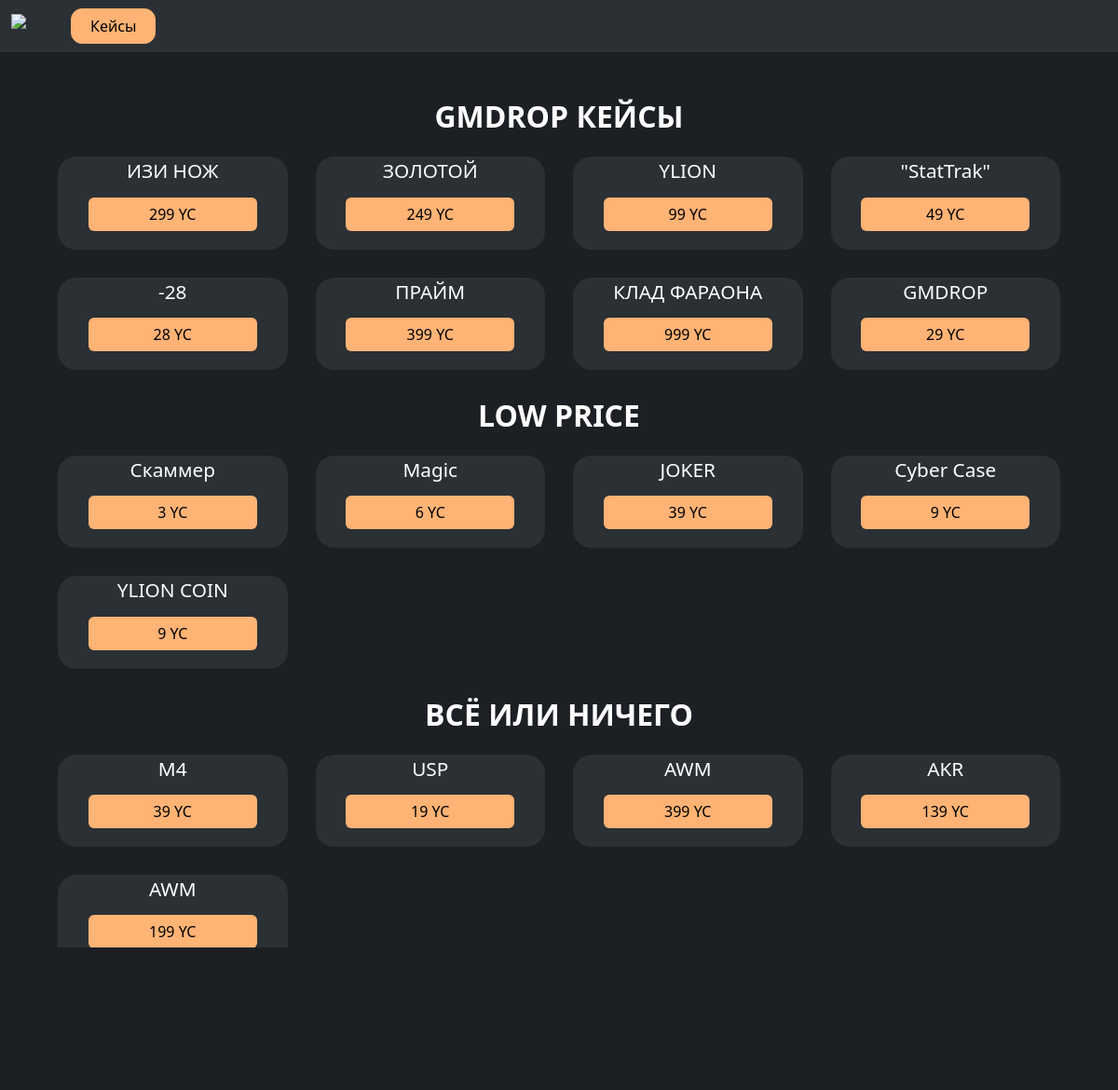
The page / on the database its author committed.
### case/models.py (models this page shows, shortened)
class Categories(models.Model):
    name = models.CharField(verbose_name="Название категории", max_length=200)
    position = models.IntegerField()
    cases_arr = models.JSONField()

class Case(models.Model):
    name = models.CharField(verbose_name="Название оружия", max_length=200)
    price = models.IntegerField()
    img = models.ImageField(upload_to='img/case/%Y-%m-%d/')
    weapons = models.JSONField()

### main/views.py (the view)
# urls.py: path('', home, name='home'),
def home(request):
    telegram_login_widget = create_redirect_login_widget(
        redirect_url, bot_name, size=LARGE, user_photo=DISABLE_USER_PHOTO
    )
    cat_1 = Categories.objects.all()
    num = 1
    cat_arr = []
    for cs in cat_1:
        cat = Categories.objects.filter(position=num)
        num += 1
        for c in cat:
            name = c.name
            cases = c.cases_arr
            cases_array = []
            for case in cases:
                cas = Case.objects.get(id=case['id'])
                cases_array.append({
                    'id': cas.id,
                    'name': cas.name,
                    "img": cas.img,
                    "price": cas.price,
                    'weapons': cas.weapons,
                })
            cat_arr.append({
                'id': c.id,
                'name': name,
                "cases_array": cases_array,
            })
    if request.user.is_authenticated:
        user = get_user(request)
        tg_user = UsersTelegram.objects.get(tg_id=int(user.username))
        response = requests.get(f'http://127.0.0.1:5000/get?username={tg_user.username}')
        res = response.json()
        balance = res['balance']
    else:
        tg_user = []
        balance = 0
    context = {'telegram_login_widget': telegram_login_widget, 'cases': cat_arr, 'tg_user': tg_user, 'balance': balance}
    return render(request, 'home.html', context=context)

### templates/home.html (shortened to what this page needs)
{% extends 'base.html' %}
{% load static %}
{% block container %}
<div class="container">
    <div class="block">
        {% for c in cases %}
            <h2 class="title">{{ c.name }}</h2>
            <div class="item-container">
                {% for w in c.cases_array %}
                    <a class="item" href="/case/{{ w.id }}">
                        <p class="name">{{ w.name }}</p>
                        <div class="btn price">{{ w.price }} YC</div>
                    </a>
                {% endfor %}
            </div>
        {% endfor %}
    </div>
</div>
{% endblock container %}

### static/styles/all.css (style rules this page uses)
.btn { background: #20c997; color: black; border: none; padding: 6px 20px; transition: background .2s ease-in-out !important; }
.block { margin-top: 1rem; padding: 10px 20px; }
.block .title { font-size: 2rem; text-align: center; color: white; font-weight: 700; text-transform: uppercase; }
.item-container { margin-top: 1.5rem; display: grid; grid-template-columns: 1fr 1fr 1fr 1fr; gap: 30px; margin-bottom: 30px; }
.item-container .item { display: flex; width: 100%; text-align: center; text-decoration: none; background-color: #2b3035; border-radius: 20px; padding: 10px 10px 20px 10px; transition: all .2s ease-in-out; flex-direction: column; align-items: center; justify-content: space-between; }
.item-container .item .name { margin: 0 !important; font-size: 1.3rem; margin-top: -10px !important; margin-bottom: 12px !important; color: #ffffff; }
.item-container .item .price { background: #ffb374; width: 80%; transition: all .2s ease-in-out; }
body { margin-bottom: 20px; }

### rows shown on the page
Categories: name "GMDROP КЕЙСЫ"
Case: name "ИЗИ НОЖ"
Case: name "ЗОЛОТОЙ"
Case: name "YLION"
Case: name "\"StatTrak\""
Case: name "-28"
Case: name "ПРАЙМ"
Case: name "КЛАД ФАРАОНА"
Case: name "GMDROP"
Categories: name "LOW PRICE"
Case: name "Скаммер"
Case: name "Magic"
Case: name "JOKER"
Case: name "Cyber Case"
Case: name "YLION COIN"
Categories: name "ВСЁ ИЛИ НИЧЕГО"
Case: name "M4"
Case: name "USP"
Case: name "AWM"
Case: name "AKR"
Case: name "AWM"

### other values the page prints
{{ w.price }} "299" "249" "99" "49" "28" "399" "999" "29" "3" "6" "39" "9" "9" "39" "19" "399" "139" "199"
